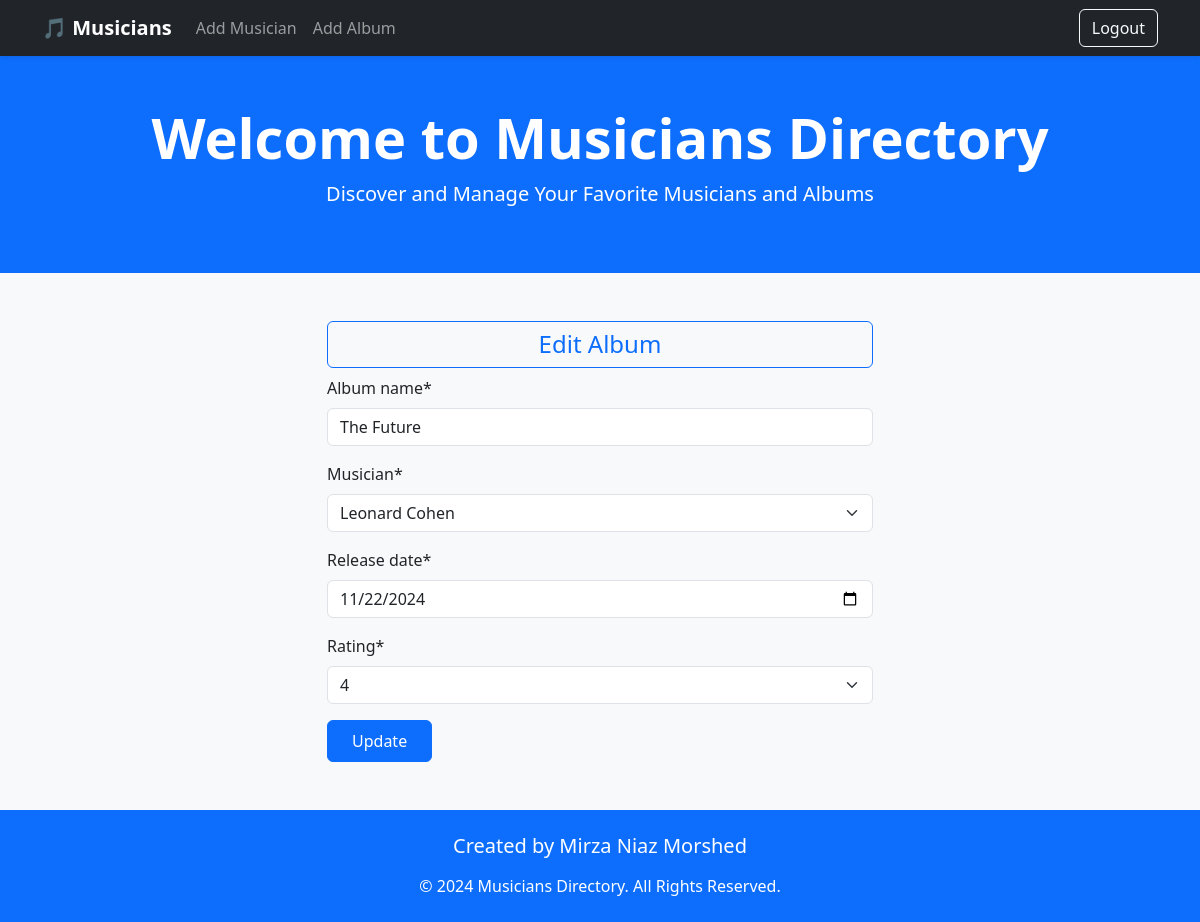
/album/update/6/ (signed in), run on the app's committed database.
### album/models.py (models this page shows, shortened)
class Album(models.Model):
    album_name = models.CharField(max_length=50)
    musician = models.ForeignKey(Musician, on_delete=models.CASCADE, related_name='albums')
    release_date = models.DateField()
    rating = models.IntegerField(choices=[(1,1),(2,2),(3,3),(4,4),(5,5)])

### album/views.py (the view, shortened to what this page needs)
# urls.py: path('update/<int:id>/', views.AlbumEditView.as_view(), name='edit_album'),
@method_decorator(login_required, name='dispatch')
class AlbumEditView(UpdateView):
    model = models.Album
    form_class = forms.AlbumForm
    template_name = 'add_album.html'
    pk_url_kwarg = 'id'
    success_url = reverse_lazy('homepage')
    def get_context_data(self, **kwargs):
        context = super().get_context_data(**kwargs)
        context['type'] = 'Update'
        context['type2'] = 'Edit'
        return context

### album/forms.py
class AlbumForm(forms.ModelForm):
    release_date = forms.DateField(widget=forms.DateInput(attrs={'type': 'date'}))
    class Meta:
        model = models.Album
        fields = '__all__'

### musician/models.py (called while the page is built)
    def __str__(self) -> str:
        return f"{self.first_name} {self.last_name}"

### album/templates/add_album.html (shortened to what this page needs)
{% extends "base.html" %}
{% load crispy_forms_tags %}
{% block body %}
<section>
    <div class="container">
        {% if type != 'Delete' %}
        <h4 class="text-center border border-primary bg-light text-primary rounded py-2 px-3 w-50 mx-auto">
            {{type2}} Album
        </h4>
        {% else %}
        <h4 class="text-center" >Are you sure? You want to delete.</h4>
        {% endif %}
        <form method="POST" style="width: 50%; margin:auto" novalidate>
            {% if type != 'Delete' %}
                {{ form | crispy }}
            {% endif %}
            <input type="submit" value="{{type}}" class="btn btn-primary px-4 py-2 rounded">
        </form>
    </div>
</section>
{% endblock %}

### data on the page
Album: album_name "The Future", musician "Leonard Cohen", release_date "11/22/2024", rating "4"

### other printed values
{{ type2 }} "Edit"
